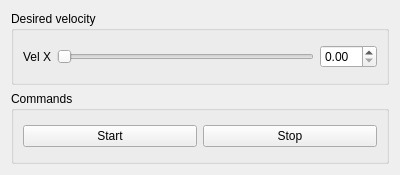
<?xml version="1.0" encoding="UTF-8"?>
<ui version="4.0">
 <class>Form</class>
 <widget class="QWidget" name="Form">
  <property name="geometry">
   <rect>
    <x>0</x>
    <y>0</y>
    <width>400</width>
    <height>175</height>
   </rect>
  </property>
  <property name="windowTitle">
   <string>Form</string>
  </property>
  <layout class="QVBoxLayout" name="verticalLayout">
   <item>
    <widget class="QGroupBox" name="groupBox">
     <property name="title">
      <string>Desired velocity </string>
     </property>
     <layout class="QGridLayout" name="gridLayout">
      <item row="0" column="0">
       <widget class="QLabel" name="labelX">
        <property name="text">
         <string>Vel X</string>
        </property>
       </widget>
      </item>
      <item row="0" column="1">
       <widget class="QSlider" name="sliderX">
        <property name="orientation">
         <enum>Qt::Horizontal</enum>
        </property>
       </widget>
      </item>
      <item row="0" column="2">
       <widget class="QDoubleSpinBox" name="spinBoxX"/>
      </item>
     </layout>
    </widget>
   </item>
   <item>
    <widget class="QGroupBox" name="groupBox_2">
     <property name="title">
      <string>Commands</string>
     </property>
     <layout class="QHBoxLayout" name="horizontalLayout">
      <item>
       <widget class="QPushButton" name="buttonStart">
        <property name="text">
         <string>Start</string>
        </property>
       </widget>
      </item>
      <item>
       <widget class="QPushButton" name="buttonStop">
        <property name="text">
         <string>Stop</string>
        </property>
       </widget>
      </item>
     </layout>
    </widget>
   </item>
  </layout>
 </widget>
 <resources/>
 <connections/>
</ui>
